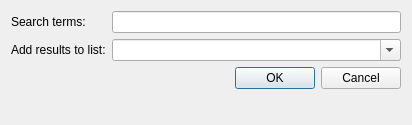
<?xml version="1.0" encoding="UTF-8"?>
<ui version="4.0">
 <class>searchAmazonDialog</class>
 <widget class="QDialog" name="searchAmazonDialog">
  <property name="geometry">
   <rect>
    <x>0</x>
    <y>0</y>
    <width>412</width>
    <height>125</height>
   </rect>
  </property>
  <property name="windowTitle">
   <string>Dialog</string>
  </property>
  <layout class="QFormLayout" name="formLayout">
   <item row="0" column="0">
    <widget class="QLabel" name="label">
     <property name="text">
      <string>Search terms:</string>
     </property>
    </widget>
   </item>
   <item row="0" column="1">
    <widget class="QLineEdit" name="searchLine"/>
   </item>
   <item row="2" column="0">
    <widget class="QLabel" name="label_2">
     <property name="text">
      <string>Add results to list:</string>
     </property>
    </widget>
   </item>
   <item row="2" column="1">
    <widget class="QComboBox" name="listBox">
     <property name="editable">
      <bool>true</bool>
     </property>
    </widget>
   </item>
   <item row="3" column="1">
    <widget class="QDialogButtonBox" name="buttonBox">
     <property name="orientation">
      <enum>Qt::Horizontal</enum>
     </property>
     <property name="standardButtons">
      <set>QDialogButtonBox::Cancel|QDialogButtonBox::Ok</set>
     </property>
    </widget>
   </item>
  </layout>
 </widget>
 <resources/>
 <connections>
  <connection>
   <sender>buttonBox</sender>
   <signal>accepted()</signal>
   <receiver>searchAmazonDialog</receiver>
   <slot>accept()</slot>
   <hints>
    <hint type="sourcelabel">
     <x>248</x>
     <y>254</y>
    </hint>
    <hint type="destinationlabel">
     <x>157</x>
     <y>274</y>
    </hint>
   </hints>
  </connection>
  <connection>
   <sender>buttonBox</sender>
   <signal>rejected()</signal>
   <receiver>searchAmazonDialog</receiver>
   <slot>reject()</slot>
   <hints>
    <hint type="sourcelabel">
     <x>316</x>
     <y>260</y>
    </hint>
    <hint type="destinationlabel">
     <x>286</x>
     <y>274</y>
    </hint>
   </hints>
  </connection>
 </connections>
</ui>
